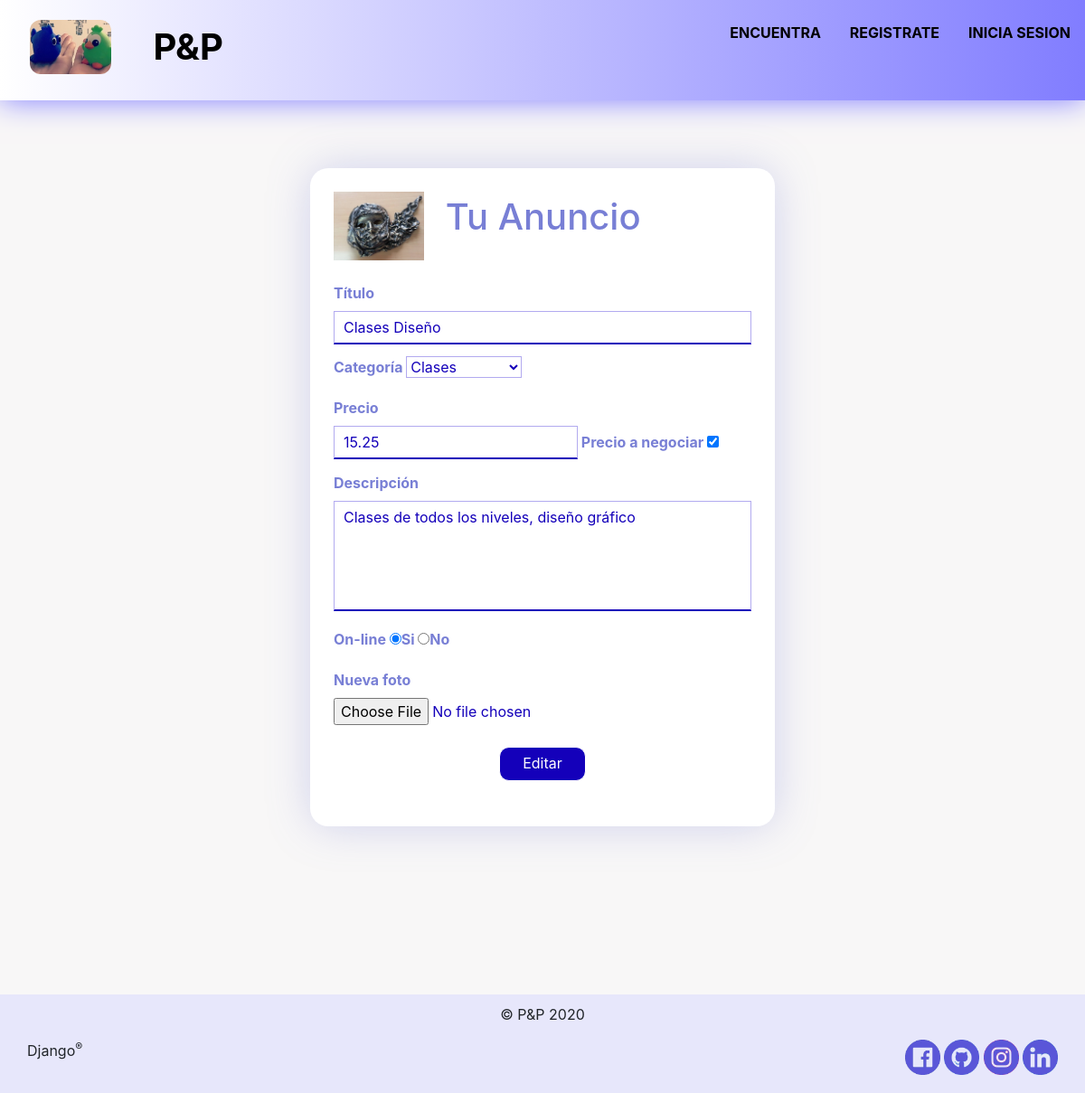
The page /anuncios/editar-anuncio?id_editar=1 on the database its author committed.
### anuncios/models.py (models this page shows, shortened)
class Anuncio(models.Model):
    titulo = models.CharField(max_length = 70)
    precio = models.FloatField(default = 0)
    negociable = models.BooleanField()
    descripcion = models.CharField(max_length = 350)
    on_line = models.CharField(max_length = 2)
    fecha_modificacion = models.DateTimeField('fecha_modificacion')
    ip = models.CharField(max_length = 100)
    categoria = models.ForeignKey(Categoria, on_delete= models.CASCADE)
    usuario = models.ForeignKey(Usuario, on_delete= models.CASCADE)
    foto = models.BooleanField(default= False)

class Categoria(models.Model):
    nombre_cat = models.CharField(max_length = 50)

### anuncios/views_user.py (the view)
# urls.py: path("editar-anuncio", views_user.editar_anuncio),
def editar_anuncio(request):
    id_editar = request.GET["id_editar"]
    anuncio_editar = models.Anuncio.objects.get(pk = id_editar)
    categoria = models.Categoria.objects.order_by("id")
    context= {"anuncio": anuncio_editar, "categorias": categoria}
    return render(request,"usuarios/edicion_anuncio.html", context)

### anuncios/templates/usuarios/edicion_anuncio.html (shortened to what this page needs)
{% extends "bases/base.html" %}
{% load static %}
{% block content %}
    <form class="large_form" action="guardar-anuncio-editado" method="POST" enctype="multipart/form-data">{% csrf_token %}
        <img src="{% static 'images' %}/{{anuncio.id}}.jpg?f={{a.fecha_modificacion}}">
        <h1>Tu Anuncio</h1>
        <div>
            <label>Título</label><br/>
            <input class="title" type="text" name="title" value="{{ anuncio.titulo }}" required pattern="^[a-zA-Z0-9 ñNÁÉÍÓÚáéíó]{4,60}$" title="Letras o números entre 4 y 60 caracteres"/>
        </div>
        <div>
            <label class="category">Categoría</label>
            <select name="category">
                {% for c in categorias %}
                    <option
                        {% if c.id == anuncio.categoria.id %}
                            selected
                        {% endif %}
                            value="{{ c.id }}">{{ c.nombre_cat}}</option>
                {% endfor %}
            </select>
        </div>
        <div>
            <label for="price">Precio</label><br/>
            <input type="text" name="price" value="{{ anuncio.precio }}" required pattern="^[0-9,]+(.[0-9]{2})?$"/>
            <label for="new_price">Precio a negociar</label>
            <input type="checkbox" name ="new_price" value="True"
                {% if anuncio.negociable == 1 %}
                    checked
                {% endif %}/>
        </div>
        <div>
            <label>Descripción</label><br/>
            <textarea name="message" maxlength="300">{{ anuncio.descripcion }}</textarea>
        </div>
        <div>
            <label>On-line</label>
            <input type="radio" name="on_line" value="Si"
                {% if anuncio.on_line == "Si" %}
                    checked
                {% endif %}>Si</input>
            <input type="radio" name="on_line" value="No"
                >No</input>
        </div>
        <label for="photo">Nueva foto</label>
        <div class="photo">
            <input type="file" name="photo" id="seleccion-imagen" accept=".jpg"/>
        </div>
        <input class ="submit my-4" type="submit" value="Editar"/>
    </form>
{% endblock %}

### anuncios/static/css/base.css (style rules this page uses)
#body { background-color: #e7e7fb; }
form { margin: auto; background-color: white; color: #787fd5; font-weight: bold; border-radius: 20px; padding: 26px; box-shadow: 0px 0px 49px -3px #787fd559; }
.large_form { max-width: 514px; }
.large_form textarea, .email_form textarea { width: 100%; height: 122px; resize: none; }
.photo input { border: none; width: 100%; }
.large_form img { width: 100px; display: inline-block; }
.large_form h1 { display: inline-block; padding-left: 20px; }
.photo { margin: 0; }
.photo input { padding: 0; width: 70%; }
form h1 { text-align: center; margin-bottom: 35px; }
form div { margin: 13px 0; }
form input, form textarea { background-color: white; color: #1400ba; border: 1px solid #b2aaef; border-bottom: solid 2px #1400ba; padding: 5px 10px; resize: none; }
.title { width: 100%; }
select { background-color: white; color: #1400ba; border-color: #b2aaef; }
.submit { display: block; border-radius: 11px; border: solid 1px; background-color: #1400ba; color: white; padding: 5px 25px 7px; margin: 0 auto 29px; }
img { width: 39px; }

### rows shown on the page
Anuncio: title "Clases Diseño", category "Clases", price "15.25", negociable "☑", message "Clases de todos los niveles, diseño gráfico", on_line "☑"
